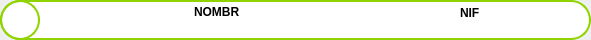
<?xml version="1.0" encoding="UTF-8"?>
<ui version="4.0">
 <class>Form</class>
 <widget class="QWidget" name="Form">
  <property name="geometry">
   <rect>
    <x>0</x>
    <y>0</y>
    <width>591</width>
    <height>40</height>
   </rect>
  </property>
  <property name="sizePolicy">
   <sizepolicy hsizetype="Fixed" vsizetype="Preferred">
    <horstretch>0</horstretch>
    <verstretch>0</verstretch>
   </sizepolicy>
  </property>
  <property name="windowTitle">
   <string>Form</string>
  </property>
  <layout class="QGridLayout" name="gridLayout">
   <property name="margin">
    <number>0</number>
   </property>
   <item row="0" column="0">
    <widget class="QLabel" name="fondo">
     <property name="sizePolicy">
      <sizepolicy hsizetype="Preferred" vsizetype="Preferred">
       <horstretch>0</horstretch>
       <verstretch>0</verstretch>
      </sizepolicy>
     </property>
     <property name="minimumSize">
      <size>
       <width>218</width>
       <height>40</height>
      </size>
     </property>
     <property name="maximumSize">
      <size>
       <width>16777215</width>
       <height>16677215</height>
      </size>
     </property>
     <property name="styleSheet">
      <string notr="true">QLabel#fondo {border: 2px solid rgb(143,212,0);
border-radius: 20px;
background-color: rgb(255,255,255);
 }</string>
     </property>
     <property name="text">
      <string/>
     </property>
     <property name="scaledContents">
      <bool>false</bool>
     </property>
     <property name="alignment">
      <set>Qt::AlignCenter</set>
     </property>
     <property name="margin">
      <number>0</number>
     </property>
     <property name="indent">
      <number>0</number>
     </property>
    </widget>
   </item>
  </layout>
  <widget class="QPushButton" name="icono">
   <property name="geometry">
    <rect>
     <x>0</x>
     <y>0</y>
     <width>40</width>
     <height>40</height>
    </rect>
   </property>
   <property name="sizePolicy">
    <sizepolicy hsizetype="Fixed" vsizetype="Fixed">
     <horstretch>0</horstretch>
     <verstretch>0</verstretch>
    </sizepolicy>
   </property>
   <property name="minimumSize">
    <size>
     <width>40</width>
     <height>40</height>
    </size>
   </property>
   <property name="maximumSize">
    <size>
     <width>40</width>
     <height>40</height>
    </size>
   </property>
   <property name="styleSheet">
    <string notr="true">QPushButton#icono { border: 2px solid rgb(143,212,0);
border-radius: 20px
}</string>
   </property>
   <property name="text">
    <string/>
   </property>
  </widget>
  <widget class="QLabel" name="label">
   <property name="geometry">
    <rect>
     <x>194</x>
     <y>5</y>
     <width>46</width>
     <height>13</height>
    </rect>
   </property>
   <property name="font">
    <font>
     <weight>75</weight>
     <bold>true</bold>
    </font>
   </property>
   <property name="text">
    <string>NOMBRE</string>
   </property>
  </widget>
  <widget class="QLabel" name="label_2">
   <property name="geometry">
    <rect>
     <x>460</x>
     <y>5</y>
     <width>21</width>
     <height>16</height>
    </rect>
   </property>
   <property name="font">
    <font>
     <weight>75</weight>
     <bold>true</bold>
    </font>
   </property>
   <property name="text">
    <string>NIF</string>
   </property>
  </widget>
  <widget class="QLabel" name="nombre">
   <property name="geometry">
    <rect>
     <x>50</x>
     <y>18</y>
     <width>331</width>
     <height>20</height>
    </rect>
   </property>
   <property name="text">
    <string/>
   </property>
   <property name="alignment">
    <set>Qt::AlignCenter</set>
   </property>
  </widget>
  <widget class="QLabel" name="nif">
   <property name="geometry">
    <rect>
     <x>390</x>
     <y>18</y>
     <width>161</width>
     <height>20</height>
    </rect>
   </property>
   <property name="text">
    <string/>
   </property>
   <property name="alignment">
    <set>Qt::AlignCenter</set>
   </property>
  </widget>
 </widget>
 <resources>
  <include location="rsc/ficheros.qrc"/>
 </resources>
 <connections/>
</ui>
